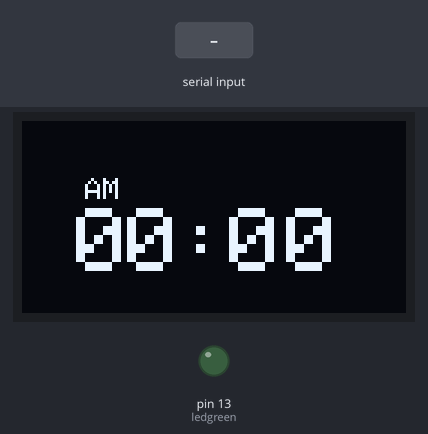
The sketch below on a simulated Arduino Uno, built with avr-gcc and run on an emulated ATmega328P. On the bench: 128×64 one-colour display, output pins drawn as LEDs (lit = HIGH). Inputs (shaded band) come from the test bench. What the sketch prints to the serial monitor is not drawn.

Above: at 1.2 s.
1.3 s: "newSMS" received over Serial
At 7.4 s:
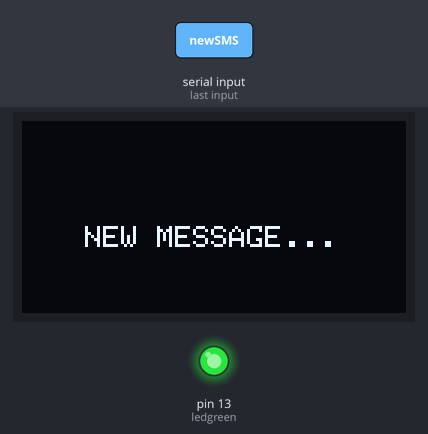
At 43.2 s:
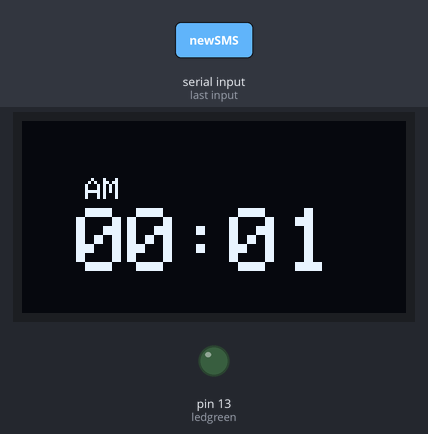
Timing chart, 0 to 43.9 s (numbered marks = the images above; inputs shaded):
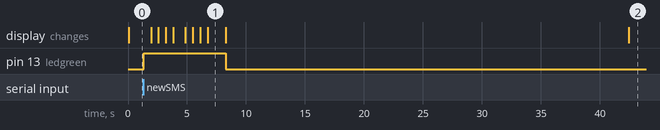

Measured:
- after the input at 1.3 s, pin 13 (ledgreen): LOW → HIGH at once, → LOW 7.0 s later; the display: first changes after 0.65 s (image 1 shows a later state)
- what the display in image 1 shows lasts 1.6 s, from 6.7 s to 8.3 s

The sketch:

SmartGlass_project.ino
```cpp
#include <Wire.h>
#include <Adafruit_GFX.h>
#include <Adafruit_SSD1306.h>
#define SCREEN_WIDTH 128 // OLED display width, in pixels
#define SCREEN_HEIGHT 64 // OLED display height, in pixels

#define OLED_RESET     4
Adafruit_SSD1306 display(SCREEN_WIDTH, SCREEN_HEIGHT, &Wire, OLED_RESET);

const int button = 2;
int t = 2, f, timeON = 0, second = 0, Minutes = 0, Hours = 0, minutes = 0, hours = 0;
int buttonState = 1;
const int ledgreen = 13;
int tx = 1;
int rx = 0;
char inSerial[15];
void setup() {
  Serial.begin(9600);
  display.begin(SSD1306_SWITCHCAPVCC, 0x3C);
  display.clearDisplay();
  display.display();

  pinMode(ledgreen, OUTPUT);
  pinMode(tx, OUTPUT);
  pinMode(rx, INPUT);
}

void loop() {
  if (timeON == 0) {
    f = t % 2;
    Serial.println("YO!!!");
    buttonState = 1;
    if (f == 0)
    {
      display.setTextSize(1);
      display.setTextColor(WHITE);
      display.setCursor(21, 19);
      display.println("AM");
    }
    else
    {
      display.setTextSize(1);
      display.setTextColor(WHITE);
      display.setCursor(21, 19);
      display.println("PM");
    }
    if (second >= 1200)
    {
      second = 0;
      minutes++;


    }
    if (minutes >= 10)
    {
      minutes = 0;
      Minutes++;
    }
    if (Minutes >= 6)
    {
      second = 0;
      minutes = 0;
      Minutes = 0;
      hours++;
    }
    if (hours >= 10)
    {
      second = 0;
      minutes = 0;
      hours = 0;
      Hours++;
    }
    if (Hours >= 1)
    {
      if (hours >= 3)
      {
        second = 0;
        minutes = 0;
        hours = 1;
        Hours = 0;
        t++;
      }
    }
    display.setTextSize(3);
    display.setTextColor(WHITE);
    display.setCursor(18, 29);
    display.println(Hours);
    display.setTextSize(3);
    display.setTextColor(WHITE);
    display.setCursor(35, 29);
    display.println(hours);
    display.setTextSize(3);
    display.setTextColor(WHITE);
    display.setCursor(52, 29);
    display.println(":");
    display.setTextSize(3);
    display.setTextColor(WHITE);
    display.setCursor(69, 29);
    display.println(Minutes);
    display.setTextSize(3);
    display.setTextColor(WHITE);
    display.setCursor(88, 29);
    display.println(minutes);
    display.display();
    display.setTextSize(1);
    display.setTextColor(WHITE);
    display.setCursor(21, 29);
    display.println("INCOMING CALL.. ");
    if (buttonState == '1')
    {
      delay(1000);
      buttonState = Serial.read();
      Serial.print(buttonState);
      if (buttonState == '2')
      {
        Minutes++;
      }
      else
      {
        minutes++;
      }
    }
    else
    {
      second++;
    }
    display.clearDisplay();
  }
  else
  {
    delay(200);
  }
  digitalWrite(ledgreen, LOW);
  int i = 0;
  int m = 0;
  if (Serial.available() > 0) {
    while (Serial.available() > 0) {
      inSerial[i] = Serial.read();
      i++;
    }
    inSerial[i] = '\0';
    Check_Protocol(inSerial);
  }
}
void Check_Protocol(char inStr[]) {
  int i = 0;
  int m = 0;
  Serial.println(inStr);
  if (!strcmp(inStr, "newSMS")) { //Led on
    digitalWrite(ledgreen, HIGH);
    display.setTextSize(1);
    display.setTextColor(WHITE);
    display.setCursor(21, 35);
    display.println("NEW MESSAGE   ");
    delay(600);
    display.display();
    display.setTextSize(1);
    display.setTextColor(WHITE);
    display.setCursor(21, 35);
    display.println("NEW MESSAGE.  ");
    delay(600);
    display.display();
    display.setTextSize(1);
    display.setTextColor(WHITE);
    display.setCursor(21, 35);
    display.println("NEW MESSAGE.. ");
    delay(600);
    display.display();
    display.setTextSize(1);
    display.setTextColor(WHITE);
    display.setCursor(21, 35);
    display.println("NEW MESSAGE...");
    delay(600);
    display.display();
    display.setTextSize(1);
    display.setTextColor(WHITE);
    display.setCursor(21, 35);
    display.println("NEW MESSAGE.. ");
    delay(1000);
    display.clearDisplay();
    display.setTextSize(1);
    display.setTextColor(WHITE);
    display.setCursor(21, 35);
    display.println("NEW MESSAGE   ");
    display.display();
    display.setTextSize(1);
    display.setTextColor(WHITE);
    display.setCursor(21, 35);
    display.println("NEW MESSAGE.  ");
    delay(600);
    display.display();
    display.setTextSize(1);
    display.setTextColor(WHITE);
    display.setCursor(21, 35);
    display.println("NEW MESSAGE.. ");
    delay(600);
    display.display();
    display.setTextSize(1);
    display.setTextColor(WHITE);
    display.setCursor(21, 35);
    display.println("NEW MESSAGE...");
    delay(600);
    display.display();
    display.setTextSize(1);
    display.setTextColor(WHITE);
    display.setCursor(21, 35);
    display.println("");
    delay(1500);
    display.clearDisplay();
    display.display();
    display.setTextSize(1);
    display.setTextColor(WHITE);
    display.setCursor(21, 35);
    display.println("");
    display.clearDisplay();
  }
  if (!strcmp(inStr, "newCALL")) {
    digitalWrite(ledgreen, HIGH);
    display.setTextSize(1);
    display.setTextColor(WHITE);
    display.setCursor(21, 35);
    display.println("INCOMING CALL   ");
    delay(600);
    display.display();
    display.setTextSize(1);
    display.setTextColor(WHITE);
    display.setCursor(21, 35);
    display.println("INCOMING CALL.  ");
    delay(600);
    display.display();
    display.setTextSize(1);
    display.setTextColor(WHITE);
    display.setCursor(21, 35);
    display.println("INCOMING CALL.. ");
    delay(600);
    display.display();
    display.setTextSize(1);
    display.setTextColor(WHITE);
    display.setCursor(21, 35);
    display.println("INCOMING CALL...");
    delay(600);
    display.display();
    display.setTextSize(1);
    display.setTextColor(WHITE);
    display.setCursor(21, 35);
    display.println("INCOMING CALL.. ");
    delay(1000);
    display.clearDisplay();
    display.setTextSize(1);
    display.setTextColor(WHITE);
    display.setCursor(21, 35);
    display.println("INCOMING CALL   ");
    delay(600);
    display.display();
    display.setTextSize(1);
    display.setTextColor(WHITE);
    display.setCursor(21, 35);
    display.println("INCOMING CALL.  ");
    delay(600);
    display.display();
    display.setTextSize(1);
    display.setTextColor(WHITE);
    display.setCursor(21, 35);
    display.println("INCOMING CALL.. ");
    delay(600);
    display.display();
    display.setTextSize(1);
    display.setTextColor(WHITE);
    display.setCursor(21, 35);
    display.println("INCOMING CALL...");
    delay(600);
    display.display();
    display.setTextSize(1);
    display.setTextColor(WHITE);
    display.setCursor(21, 35);
    display.println("");
    delay(1500);
    display.clearDisplay();
    display.display();
    display.setTextSize(1);
    display.setTextColor(WHITE);
    display.setCursor(21, 35);
    display.println("");
    display.clearDisplay();
  }
  if (!strcmp(inStr, "timeON")) {
    timeON = 0;
  }
  if (!strcmp(inStr, "timeOFF")) {
    timeON = 1;
    display.display();
    display.setTextSize(1);
    display.setTextColor(WHITE);
    display.setCursor(21, 35);
    display.println("INCOMING CALL.. ");
    display.clearDisplay();
  }
}
```
